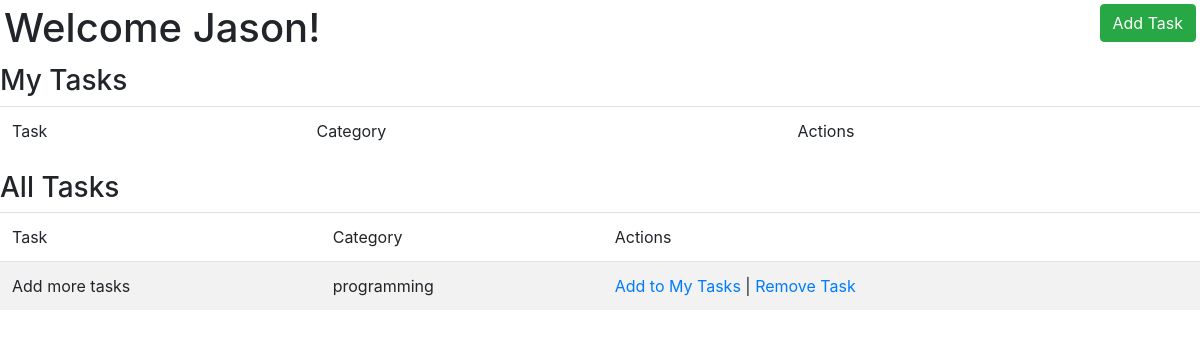
Before: /dashboard (signed in) with the older database file.
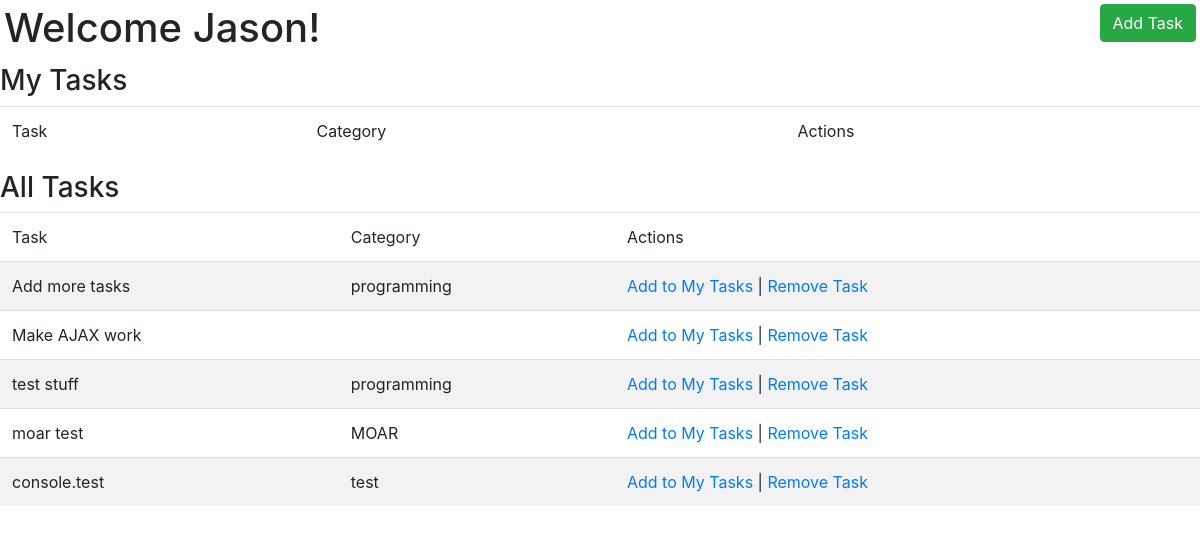
After: the same page with the newer database file.
### main/models.py (models this page shows)
class User(models.Model):
    username = models.CharField(max_length=32)
    password = models.CharField(max_length=32)
    created_at = models.DateTimeField(auto_now_add=True)
    updated_at = models.DateTimeField(auto_now=True)
    objects = UserManager()

class Task(models.Model):
    task_name = models.CharField(max_length=64)
    category = models.CharField(max_length=64)
    completed = models.BooleanField(default = False)
    users = models.ManyToManyField(User, related_name="tasks")
    created_at = models.DateTimeField(auto_now_add=True)
    updated_at = models.DateTimeField(auto_now=True)

### main/views.py (the view)
# urls.py: path('dashboard', views.dashboard),
def dashboard(request):
    context = {
        "this_user": User.objects.get(id=request.session['uid']),
        "all_tasks": Task.objects.all(),
    }
    return render(request, "dashboard.html", context)

### main/templates/dashboard.html (shortened to what this page needs)
<!DOCTYPE html>
<html lang="en">
<head>
    <link rel="stylesheet" href="https://cdn.jsdelivr.net/npm/bootstrap@4.6.0/dist/css/bootstrap.min.css">
    {% load static %}
    <link rel="stylesheet" href="{% static 'css/style.css' %}">
</head>
<body>
    <div class="d-flex justify-content-between p-1">
        <h1>Welcome {{ this_user.username }}!</h1>
        <a href="/new_task"><button class = "btn btn-success">Add Task</button></a>
    </div>
    <h3>My Tasks</h3>
    <table class="table table-striped table bordered">
        <thead>
            <tr>
                <td>Task</td>
                <td>Category</td>
                <td>Actions</td>
            </tr>
        </thead>
    </table>
    <h3>All Tasks</h3>
    <table class="table table-striped table bordered">
        <thead>
            <tr>
                <td>Task</td>
                <td>Category</td>
                <td>Actions</td>
            </tr>
        </thead>
        <tbody>
            {% for task in all_tasks %}
                {% if task not in this_user.tasks.all %}
                <tr>
                    <td>{{ task.task_name }}</td>
                    <td>{{ task.category }}</td>
                    <td><a href="/add_task/{{task.id}}">Add to My Tasks</a> | <a href="/remove_task/{{task.id}}">Remove Task</a></td>
                </tr>
                {% endif %}
            {% endfor %}
        </tbody>
    </table>
</body>
</html>

Changed rows visible on the page:
added Task: task_name "Make AJAX work"
added Task: task_name "test stuff", category "programming"
added Task: task_name "moar test", category "MOAR"
added Task: task_name "console.test", category "test"
